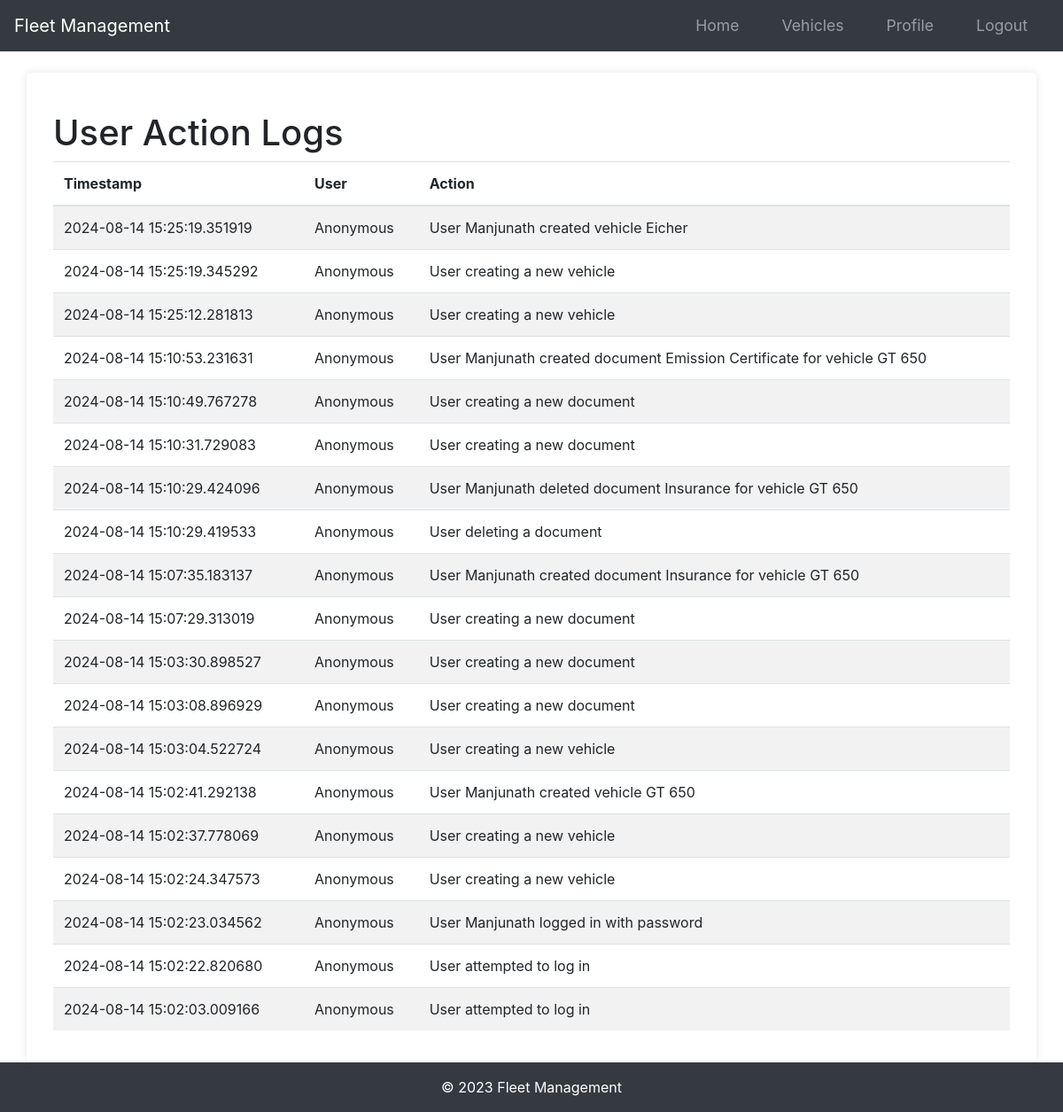
The app's page /logs (signed in) with its own data.
### app/models.py (models this page shows, shortened)
class Log(db.Model):
    id = db.Column(db.Integer, primary_key=True)
    user_id = db.Column(db.Integer, db.ForeignKey("user.id"), nullable=True)
    action = db.Column(db.String(255), nullable=False)
    timestamp = db.Column(db.DateTime, default=datetime.utcnow, nullable=False)

### app/routes.py (the view)
@main.route("/logs")
@login_required  # Ensure only logged-in users can see this
def view_logs():
    logs = Log.query.order_by(Log.timestamp.desc()).all()
    return render_template("view_logs.html", logs=logs)

### app/__init__.py (called while the page is built)
def create_app(config_class=Config):
    app = Flask(__name__)
    app.config.from_object(config_class)
    db.init_app(app)
    bcrypt.init_app(app)
    login_manager.init_app(app)
    mail.init_app(app)
    migrate.init_app(app, db)
    login_manager.login_view = "main.login"
    login_manager.login_message_category = "info"
    from app.models import User
    @login_manager.user_loader
    def load_user(user_id):
        return User.query.get(int(user_id))
    from app.routes import main as main_blueprint
    app.register_blueprint(main_blueprint)
    scheduler = BackgroundScheduler()
    scheduler.add_job(check_document_expirations, "interval", hours=24)
    scheduler.start()
    return app

### app/templates/view_logs.html (shortened to what this page needs)
{% extends "base.html" %}
{% block content %}
<div class="container">
    <h1 class="mt-4">User Action Logs</h1>
    <table class="table table-striped">
        <thead>
            <tr>
                <th scope="col">Timestamp</th>
                <th scope="col">User</th>
                <th scope="col">Action</th>
            </tr>
        </thead>
        <tbody>
            {% for log in logs %}
            <tr>
                <td>{{ log.timestamp }}</td>
                <td>{{ log.user.username if log.user else "Anonymous" }}</td>
                <td>{{ log.action }}</td>
            </tr>
            {% endfor %}
        </tbody>
    </table>
</div>
{% endblock %}

### app/templates/base.html (shortened to what this page needs)
<!DOCTYPE html>
<html lang="en">
<head>
    <link rel="stylesheet" href="{{ url_for('static', filename='styles.css') }}">
    <link rel="stylesheet" href="https://stackpath.bootstrapcdn.com/bootstrap/4.5.2/css/bootstrap.min.css">
    <link rel="stylesheet" href="https://cdnjs.cloudflare.com/ajax/libs/font-awesome/5.15.3/css/all.min.css">
</head>
<body>
    <nav class="navbar navbar-expand-lg navbar-dark bg-dark">
        <a class="navbar-brand" href="{{ url_for('main.index') }}">Fleet Management</a>
        <div class="collapse navbar-collapse" id="navbarNav">
            <ul class="navbar-nav ml-auto">
                {% if current_user.is_authenticated %}
                    <li class="nav-item">
                        <a class="nav-link" href="{{ url_for('main.home') }}">Home</a>
                    </li>
                    <li class="nav-item">
                        <a class="nav-link" href="{{ url_for('main.list_vehicles') }}">Vehicles</a>
                    </li>
                    <li class="nav-item">
                        <a class="nav-link" href="{{ url_for('main.profile') }}">Profile</a>
                    </li>
                    <li class="nav-item">
                        <a class="nav-link" href="{{ url_for('main.logout') }}">Logout</a>
                    </li>
                {% endif %}
            </ul>
        </div>
    </nav>
    <main class="main-content container mt-4">
        {% block content %}{% endblock %}
    </main>
    <footer class="footer mt-auto py-3 bg-dark">
        <div class="container text-center text-white">
            <span>&copy; 2023 Fleet Management</span>
        </div>
    </footer>
</body>
</html>

### app/static/styles.css (style rules this page uses)
body { font-family: Arial, sans-serif; margin: 0; padding: 0; background-color: #f4f4f4; }
.container { width: 80%; margin: 0 auto; }
nav ul { list-style-type: none; padding: 0; }
nav ul li { display: inline; margin: 0 15px; }
nav ul li a { color: #fff; text-decoration: none; font-size: 1.1em; }
main { padding: 20px; background-color: #fff; border-radius: 5px; box-shadow: 0 0 10px rgba(0,0,0,0.1); }
body { font-family: Arial, sans-serif; margin: 0; padding: 0; }
nav ul { list-style: none; padding: 0; }
nav ul li { display: inline; margin: 0 1rem; }
nav ul li a { color: #fff; text-decoration: none; }

### app/templates/base.html (style rules this page uses)
html, body { height: 100%; margin: 0; display: flex; flex-direction: column; }
.container { flex: 1; }
.footer { background-color: #343a40; color: white; }
.main-content { flex: 1; }

### records on screen
Log: timestamp "2024-08-14 15:25:19.351919", user "Anonymous", action "User Manjunath created vehicle Eicher"
Log: timestamp "2024-08-14 15:25:19.345292", user "Anonymous", action "User creating a new vehicle"
Log: timestamp "2024-08-14 15:25:12.281813", user "Anonymous", action "User creating a new vehicle"
Log: timestamp "2024-08-14 15:10:53.231631", user "Anonymous", action "User Manjunath created document Emission Certificate for vehicle GT 650"
Log: timestamp "2024-08-14 15:10:49.767278", user "Anonymous", action "User creating a new document"
Log: timestamp "2024-08-14 15:10:31.729083", user "Anonymous", action "User creating a new document"
Log: timestamp "2024-08-14 15:10:29.424096", user "Anonymous", action "User Manjunath deleted document Insurance for vehicle GT 650"
Log: timestamp "2024-08-14 15:10:29.419533", user "Anonymous", action "User deleting a document"
Log: timestamp "2024-08-14 15:07:35.183137", user "Anonymous", action "User Manjunath created document Insurance for vehicle GT 650"
Log: timestamp "2024-08-14 15:07:29.313019", user "Anonymous", action "User creating a new document"
Log: timestamp "2024-08-14 15:03:30.898527", user "Anonymous", action "User creating a new document"
Log: timestamp "2024-08-14 15:03:08.896929", user "Anonymous", action "User creating a new document"
Log: timestamp "2024-08-14 15:03:04.522724", user "Anonymous", action "User creating a new vehicle"
Log: timestamp "2024-08-14 15:02:41.292138", user "Anonymous", action "User Manjunath created vehicle GT 650"
Log: timestamp "2024-08-14 15:02:37.778069", user "Anonymous", action "User creating a new vehicle"
Log: timestamp "2024-08-14 15:02:24.347573", user "Anonymous", action "User creating a new vehicle"
Log: timestamp "2024-08-14 15:02:23.034562", user "Anonymous", action "User Manjunath logged in with password"
Log: timestamp "2024-08-14 15:02:22.820680", user "Anonymous", action "User attempted to log in"
Log: timestamp "2024-08-14 15:02:03.009166", user "Anonymous", action "User attempted to log in"
